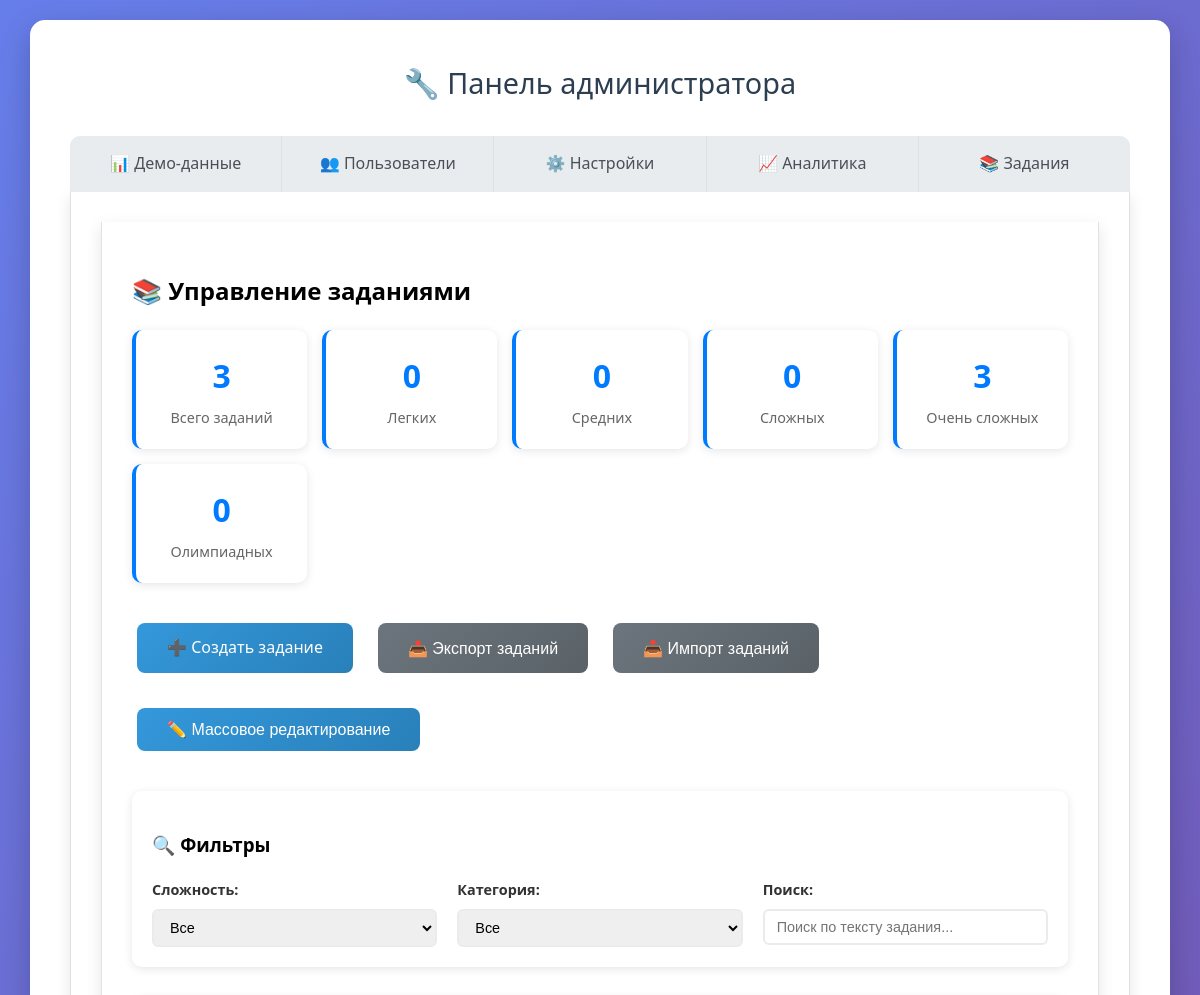
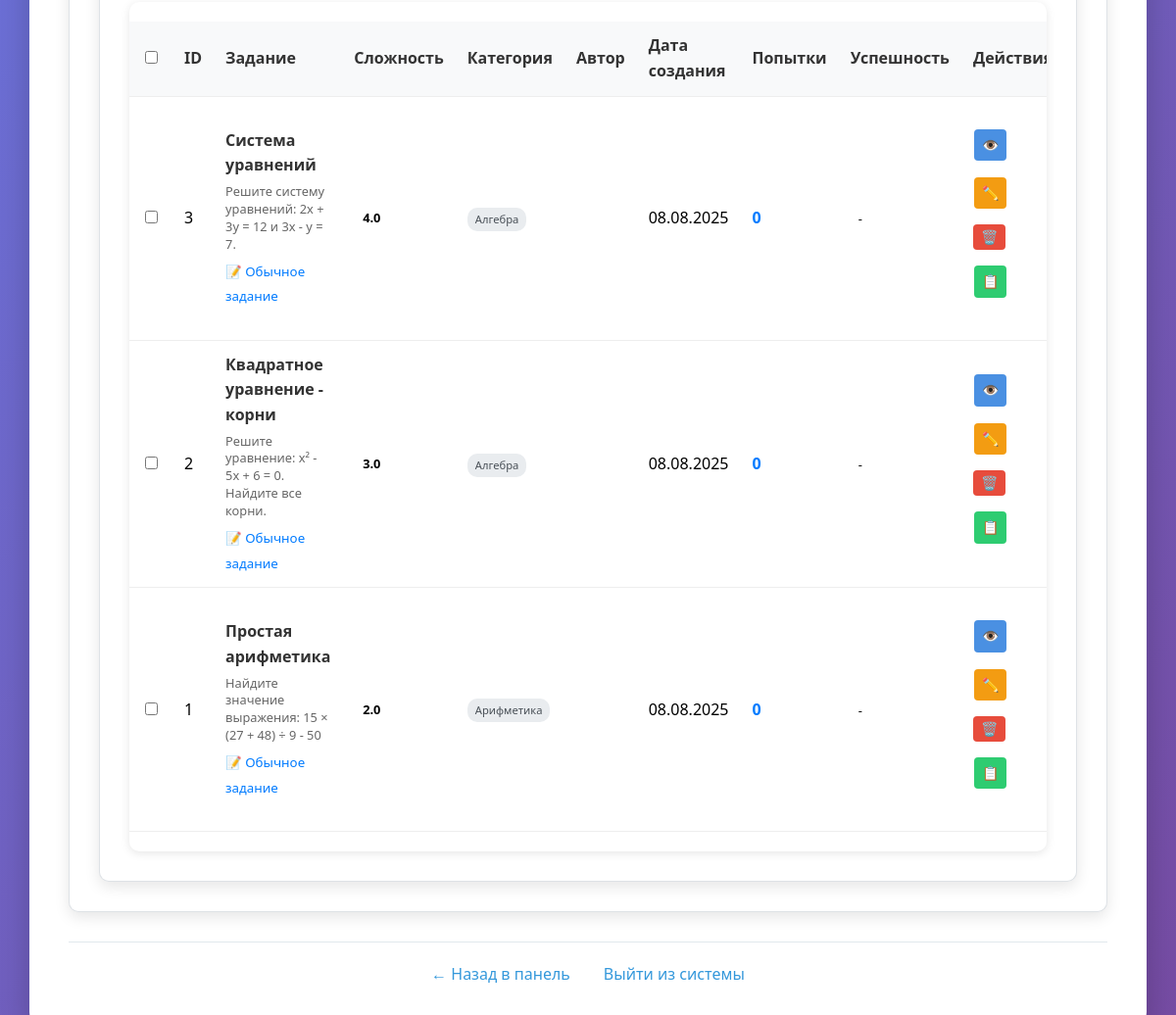
The app's page /admin/tasks (signed in) with its own data (2 pictures, top to bottom).
### models.py (models this page shows, shortened)
class MathTask(db.Model):
    __tablename__ = 'math_tasks'
    id = db.Column(db.Integer, primary_key=True)
    title = db.Column(db.String(200), nullable=False)
    description = db.Column(db.Text, nullable=False)
    answer_type = db.Column(db.String(50), nullable=False)  # 'single', 'system', 'coordinates', etc.
    correct_answer = db.Column(db.JSON, nullable=False)     # JSON с правильным ответом
    answer_schema = db.Column(db.JSON)                      # JSON схема полей для ввода
    explanation = db.Column(db.Text)
    difficulty_level = db.Column(db.Float, nullable=False)  # 0-1
    topic = db.Column(db.String(100), nullable=False)       # Алгебра, Геометрия и т.д.
    max_score = db.Column(db.Float, default=1.0)           # Максимальный балл
    created_by = db.Column(db.Integer, db.ForeignKey('users.id'), nullable=False)
    created_at = db.Column(db.DateTime, default=datetime.utcnow)
    is_active = db.Column(db.Boolean, default=True)
    attempts = db.relationship('TaskAttempt', backref='task', lazy='dynamic')

### blueprints/admin.py (the view)
    def decorated_function(*args, **kwargs):
        if not current_user.is_authenticated or current_user.role != 'admin':
            flash('У вас нет прав доступа к этой странице', 'error')
            return redirect(url_for('main.dashboard'))
        return f(*args, **kwargs)

### app.py (called while the page is built)
@login_manager.user_loader
def load_user(user_id):
    return User.query.get(int(user_id))

### blueprints/admin.py (called while the page is built)
def admin_required(f):
    def decorated_function(*args, **kwargs):
        if not current_user.is_authenticated or current_user.role != 'admin':
            flash('У вас нет прав доступа к этой странице', 'error')
            return redirect(url_for('main.dashboard'))
        return f(*args, **kwargs)
    decorated_function.__name__ = f.__name__
    return decorated_function

@admin_bp.route('/tasks', methods=['GET'])
@login_required
@admin_required
def tasks():
    tasks = MathTask.query.order_by(MathTask.difficulty_level.desc(), MathTask.id.desc()).all()
    return render_template('admin/tasks.html', tasks=tasks)

### templates/admin/tasks.html (shortened to what this page needs)
{% extends "admin/base_admin.html" %}
{% block content %}
<div class="admin-content">
    <h2>📚 Управление заданиями</h2>
    <div class="stats-grid">
        <div class="stat-card">
            <div class="stat-number">{{ tasks|length }}</div>
            <div class="stat-label">Всего заданий</div>
        </div>
        <div class="stat-card">
            <div class="stat-number">{{ tasks|selectattr("difficulty_level", "<", 0.3)|list|length }}</div>
            <div class="stat-label">Легких</div>
        </div>
        <div class="stat-card">
            <div class="stat-number">{{ tasks|selectattr("difficulty_level", ">=", 0.3)|selectattr("difficulty_level", "<", 0.6)|list|length }}</div>
            <div class="stat-label">Средних</div>
        </div>
        <div class="stat-card">
            <div class="stat-number">{{ tasks|selectattr("difficulty_level", ">=", 0.6)|selectattr("difficulty_level", "<", 0.8)|list|length }}</div>
            <div class="stat-label">Сложных</div>
        </div>
        <div class="stat-card">
            <div class="stat-number">{{ tasks|selectattr("difficulty_level", ">=", 0.8)|list|length }}</div>
            <div class="stat-label">Очень сложных</div>
        </div>
        <div class="stat-card">
            <div class="stat-number">{{ tasks|selectattr("answer_type", "equalto", "system")|list|length }}</div>
            <div class="stat-label">Олимпиадных</div>
        </div>
    </div>
    <div class="action-buttons">
        <a href="{{ url_for('tasks.create_task') }}" class="btn btn-primary">➕ Создать задание</a>
        <button class="btn btn-secondary" onclick="exportTasks()">📤 Экспорт заданий</button>
        <button class="btn btn-secondary" onclick="importTasks()">📥 Импорт заданий</button>
        <button class="btn btn-warning" onclick="bulkEdit()">✏️ Массовое редактирование</button>
    </div>
    <div class="filters-section">
        <h3>🔍 Фильтры</h3>
        <div class="filters-grid">
            <div class="filter-item">
                <label for="difficulty-filter">Сложность:</label>
                <select id="difficulty-filter" onchange="filterTasks()">
                    <option value="">Все</option>
                </select>
            </div>
            <div class="filter-item">
                <label for="category-filter">Категория:</label>
                <select id="category-filter" onchange="filterTasks()">
                    <option value="">Все</option>
                </select>
            </div>
            <div class="filter-item">
                <label for="search-filter">Поиск:</label>
                <input type="text" id="search-filter" placeholder="Поиск по тексту задания..." onkeyup="filterTasks()">
            </div>
        </div>
    </div>
    {% if tasks %}
    <div class="table-container">
        <table class="data-table" id="tasks-table">
            <thead>
                <tr>
                    <th>
                        <input type="checkbox" id="select-all" onchange="toggleSelectAll()">
                    </th>
                    <th>ID</th>
                    <th>Задание</th>
                    <th>Сложность</th>
                    <th>Категория</th>
                    <th>Автор</th>
                    <th>Дата создания</th>
                    <th>Попытки</th>
                    <th>Успешность</th>
                    <th>Действия</th>
                </tr>
            </thead>
            <tbody>
                {% for task in tasks %}
                <tr class="task-row" data-difficulty="{{ (task.difficulty_level * 5)|round|int }}" data-topic="{{ task.topic or 'other' }}">
                    <td>
                        <input type="checkbox" class="task-select" value="{{ task.id }}">
                    </td>
                    <td>{{ task.id }}</td>
                    <td class="task-info">
                        <strong>{{ task.title or 'Без названия' }}</strong>
                        <div class="task-preview">
                            {{ task.description[:100] }}{% if task.description|length > 100 %}...{% endif %}
                        </div>
                        {% if task.answer_type == 'json' %}
                            <small class="task-type">🏆 Олимпиадное задание</small>
                        {% else %}
                            <small class="task-type">📝 Обычное задание</small>
                        {% endif %}
                    </td>
                    <td>
                        {% set difficulty_int = (task.difficulty_level * 5)|round|int %}
                        <div class="difficulty-badge difficulty-{{ difficulty_int }}">
                            {{ '%.1f'|format(task.difficulty_level) }}
                        </div>
                    </td>
                    <td>
                        {% if task.topic %}
                            <span class="category-badge">{{ task.topic }}</span>
                        {% else %}
                            <span class="category-badge category-other">Без темы</span>
                        {% endif %}
                    </td>
                    <td>
                    </td>
                    <td>
                        {% if task.created_at %}
                            {{ task.created_at.strftime('%d.%m.%Y') }}
                        {% else %}
                            -
                        {% endif %}
                    </td>
                    <td>
                        <span class="attempts-count">
                            {{ task.attempts|list|length if task.attempts else 0 }}
                        </span>
                    </td>
                    <td>
                        {% set attempts_list = task.attempts|list %}
                        {% set success_count = attempts_list|selectattr("is_correct", "equalto", true)|list|length %}
                        {% set total_attempts = attempts_list|length %}
                        {% if total_attempts > 0 %}
                            {% set success_rate = (success_count / total_attempts * 100)|round(1) %}
                            <span class="success-rate {% if success_rate >= 70 %}high{% elif success_rate >= 40 %}medium{% else %}low{% endif %}">
                                {{ success_rate }}%
                            </span>
                        {% else %}
                            <span class="success-rate">-</span>
                        {% endif %}
                    </td>
                    <td>
                        <div class="action-buttons">
                            <a href="{{ url_for('tasks.view_task', task_id=task.id) }}" class="btn-small btn-view" title="Просмотр">👁️</a>
                            <a href="{{ url_for('admin.edit_task', task_id=task.id) }}" class="btn-small btn-edit" title="Редактировать">✏️</a>
                            <form action="{{ url_for('admin.delete_task', task_id=task.id) }}" method="POST" class="delete-form" onsubmit="return confirm('Вы уверены, что хотите удалить это задание? Это действие нельзя отменить.');">
                                <button type="submit" class="btn-small btn-delete" title="Удалить">🗑️</button>
                            </form>
                            <a href="#" class="btn-small btn-duplicate" title="Дублировать (в разработке)" onclick="alert('Функция в разработке')">📋</a>
                        </div>
                    </td>
                </tr>
                {% endfor %}
            </tbody>
        </table>
    </div>
    {% endif %}
</div>
{% endblock %}

### static/css/style.css (style rules this page uses)
body { font-family: 'Segoe UI', Tahoma, Geneva, Verdana, sans-serif; max-width: min(1200px, 95%); margin: 0 auto; padding: 20px 10px; background: linear-gradient(135deg, #667eea 0%, #764ba2 100%); min-height: 100vh; line-height: 1.6; }
input[type="text"], input[type="email"], input[type="password"], select { width: 100%; padding: 12px 15px; border: 2px solid #e1e8ed; border-radius: 8px; font-size: 16px; transition: border-color 0.3s ease; box-sizing: border-box; }
.btn { display: inline-block; background: linear-gradient(135deg, #3498db, #2980b9); color: white; padding: 12px 30px; text-decoration: none; border-radius: 8px; margin: 10px 5px; border: none; cursor: pointer; font-size: 16px; font-weight: 500; transition: all 0.3s ease; text-align: center; min-width: 120px; }
.btn-secondary { background: linear-gradient(135deg, #6c757d, #5a6268); }
.btn-primary { background: linear-gradient(135deg, #3498db, #2980b9); }
.admin-content { background: white; padding: 30px; border-radius: 0 0 10px 10px; box-shadow: 0 5px 15px rgba(0,0,0,0.1); }
.btn-small { padding: 8px 15px; font-size: 14px; margin: 2px; min-width: auto; }
.btn-edit { background: linear-gradient(135deg, #ffc107, #e0a800); color: #212529; }
.btn-delete { background: linear-gradient(135deg, #dc3545, #c82333); }
table { width: 100%; border-collapse: collapse; margin: 20px 0; }
th, td { padding: 12px; text-align: left; border-bottom: 1px solid #dee2e6; }
th { background: #f8f9fa; font-weight: 600; color: #495057; }

### templates/admin/base_admin.html (style rules this page uses)
.admin-content { background: white; border-radius: 0 0 10px 10px; padding: 30px; border: 1px solid #dee2e6; border-top: none; }
.stats-grid { display: grid; grid-template-columns: repeat(auto-fit, minmax(200px, 1fr)); gap: 20px; margin: 20px 0; }
.stat-card { background: #f8f9fa; padding: 20px; border-radius: 10px; text-align: center; border-left: 4px solid #007bff; }
.stat-number { font-size: 2em; font-weight: bold; color: #007bff; }
.action-buttons { display: grid; grid-template-columns: repeat(auto-fit, minmax(250px, 1fr)); gap: 15px; margin: 20px 0; }

### records on screen
MathTask: id "3", title "Система уравнений", description "Решите систему уравнений: 2x + 3y = 12 и 3x - y = 7.", answer_type "📝 Обычное задание", difficulty_level "4.0", topic "Алгебра", created_at "08.08.2025", attempts|list "0"
MathTask: id "2", title "Квадратное уравнение - корни", description "Решите уравнение: x² - 5x + 6 = 0. Найдите все корни.", answer_type "📝 Обычное задание", difficulty_level "3.0", topic "Алгебра", created_at "08.08.2025", attempts|list "0"
MathTask: id "1", title "Простая арифметика", description "Найдите значение выражения: 15 × (27 + 48) ÷ 9 - 50", answer_type "📝 Обычное задание", difficulty_level "2.0", topic "Арифметика", created_at "08.08.2025", attempts|list "0"

### other values on screen
{{ tasks|length }} "3"
{{ tasks|selectattr("difficulty_level", "<", 0.3)|list|length }} "0"
{{ tasks|selectattr("difficulty_level", ">=", 0.8)|list|length }} "3"
{{ tasks|selectattr("answer_type", "equalto", "system")|list|length }} "0"
